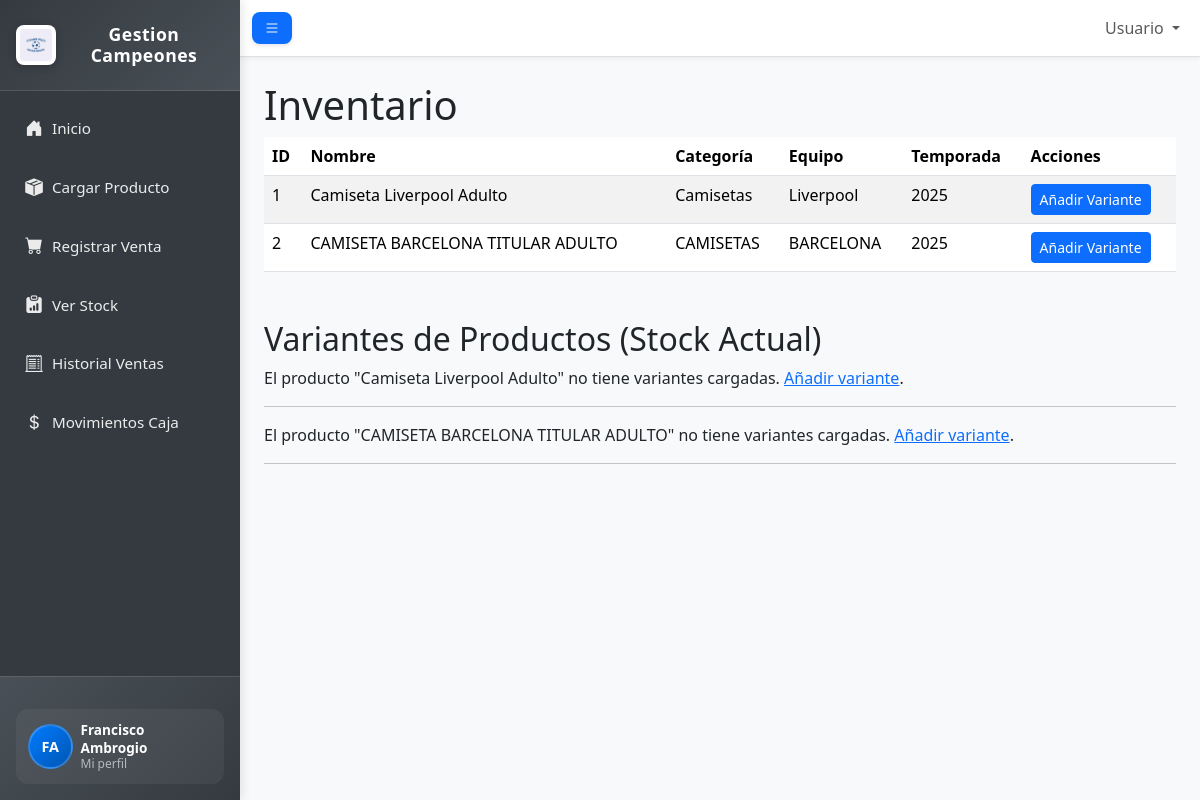
The page / on the database its author committed.
### models.py (models this page shows, shortened)
class Producto(db.Model):
    id = db.Column(db.Integer, primary_key=True)
    nombre = db.Column(db.String(100), nullable=False)
    categoria = db.Column(db.String(50))
    equipo = db.Column(db.String(50))
    temporada = db.Column(db.String(50))
    variantes = db.relationship('Variante', backref='producto', lazy=True, cascade="all, delete-orphan")

### app.py (the view)
@app.route('/')
def index():
    productos = Producto.query.all()
    for producto in productos:
        producto.variantes  # Carga explícitamente las variantes para evitar LazyLoadingError en la plantilla
    return render_template('index.html', productos=productos)

### app.py (called while the page is built)
@app.context_processor
def inject_datetime():
    return {'datetime': datetime}

### templates/index.html (shortened to what this page needs)
{% extends 'base.html' %}
{% block content %}
    <h1>Inventario</h1>
    {% if productos %}
        <table class="table table-striped">
            <thead>
                <tr>
                    <th>ID</th>
                    <th>Nombre</th>
                    <th>Categoría</th>
                    <th>Equipo</th>
                    <th>Temporada</th>
                    <th>Acciones</th>
                </tr>
            </thead>
            <tbody>
                {% for producto in productos %}
                    <tr>
                        <td>{{ producto.id }}</td>
                        <td>{{ producto.nombre }}</td>
                        <td>{{ producto.categoria }}</td>
                        <td>{{ producto.equipo }}</td>
                        <td>{{ producto.temporada }}</td>
                        <td>
                            <a href="{{ url_for('cargar_variante', producto_id=producto.id) }}" class="btn btn-sm btn-primary">Añadir Variante</a>
                            </td>
                    </tr>
                {% endfor %}
            </tbody>
        </table>
    {% else %}
        <p>No hay productos cargados aún. <a href="{{ url_for('cargar_producto') }}">Cargar el primer producto</a>.</p>
    {% endif %}
    <h2 class="mt-5">Variantes de Productos (Stock Actual)</h2>
    {% if productos %}
        {% for producto in productos %}
            {% if producto.variantes %}
                <h4>{{ producto.nombre }} ({{ producto.equipo }} - {{ producto.temporada }})</h4>
                <table class="table table-sm table-bordered">
                    <thead>
                        <tr>
                            <th>SKU</th>
                            <th>Talle</th>
                            <th>Color</th>
                            <th>Stock Actual</th>
                            </tr>
                    </thead>
                    <tbody>
                        {% for variante in producto.variantes %}
                            <tr>
                                <td>{{ variante.sku }}</td>
                                <td>{{ variante.talle }}</td>
                                <td>{{ variante.color }}</td>
                                <td>
                                    <span class="{% if variante.stock_actual <= 5 %}text-danger fw-bold{% elif variante.stock_actual <= 10 %}text-warning{% endif %}">
                                        {{ variante.stock_actual }}
                                    </span>
                                </td>
                                </tr>
                        {% endfor %}
                    </tbody>
                </table>
            {% else %}
                <p>El producto "{{ producto.nombre }}" no tiene variantes cargadas. <a href="{{ url_for('cargar_variante', producto_id=producto.id) }}">Añadir variante</a>.</p>
            {% endif %}
            <hr>
        {% endfor %}
    {% endif %}
{% endblock %}

### static/css/style.css (style rules this page uses)
html, body { height: 100%; margin: 0; padding: 0; overflow-x: hidden; }

### rows shown on the page
Producto: id "1", nombre "Camiseta Liverpool Adulto", categoria "Camisetas", equipo "Liverpool", temporada "2025"
Producto: id "2", nombre "CAMISETA BARCELONA TITULAR ADULTO", categoria "CAMISETAS", equipo "BARCELONA", temporada "2025"
